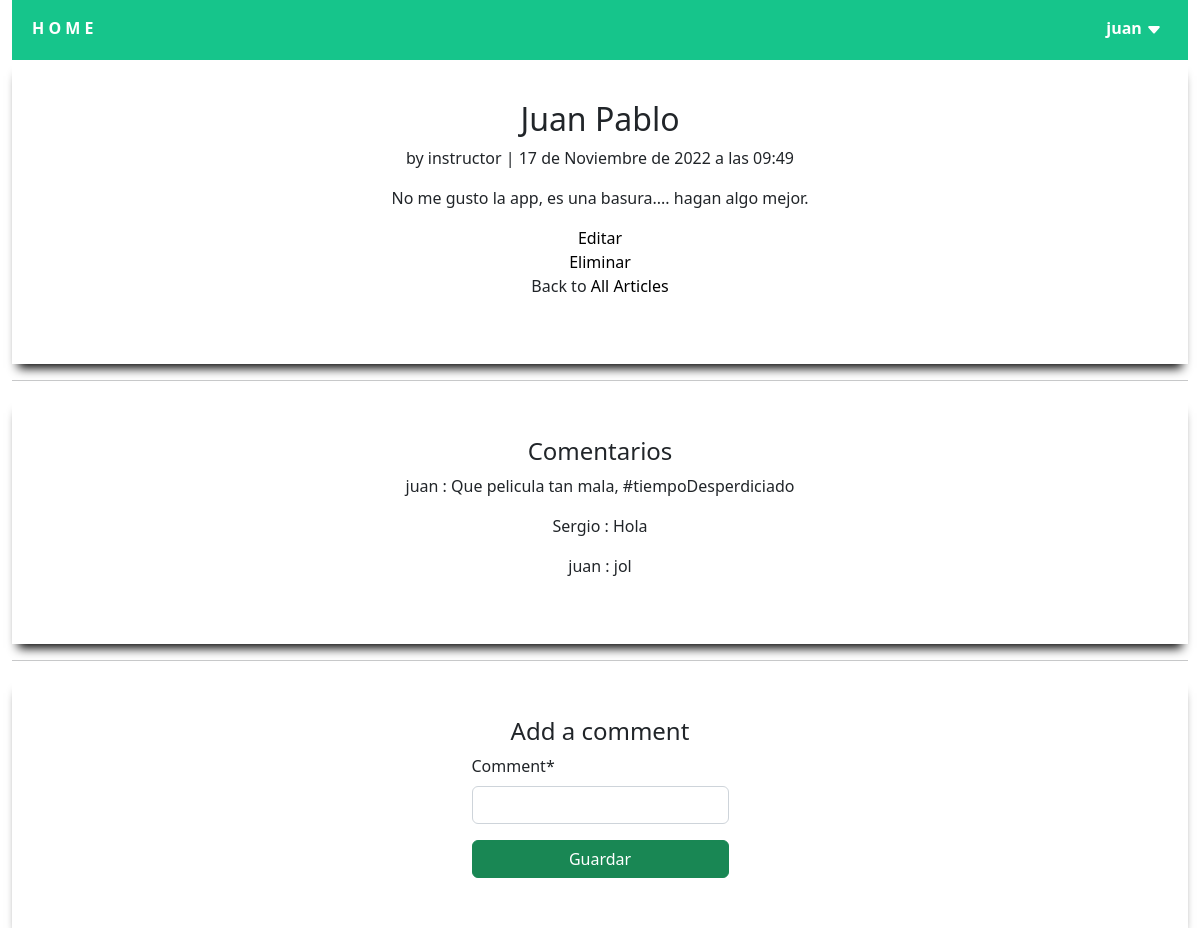
Screenshot of /articles/1/ (signed in) with the database file from the repository.
### accounts/models.py (models this page shows)
class CustomUser(AbstractUser):
    age = models.PositiveIntegerField(null=True, blank=True)

### articles/models.py (models this page shows, shortened)
class Article(models.Model):
    title = models.CharField(max_length=255)
    body = models.TextField()
    date = models.DateTimeField(auto_now_add=True)
    author = models.ForeignKey(
        settings.AUTH_USER_MODEL,
        on_delete=models.CASCADE,
    )

class Comment(models.Model):
    article = models.ForeignKey (Article,
    on_delete=models.CASCADE,)
    comment = models.CharField(
        max_length=140
    )
    author = models.ForeignKey (
        settings.AUTH_USER_MODEL,
        on_delete=models.CASCADE,
    )
    def __str__(self):
        return self.comment

### articles/views.py (the view, shortened to what this page needs)
# urls.py: path("<int:pk>/", ArticleDetailView.as_view(),
class ArticleDetailView(LoginRequiredMixin, DetailView):
    def get(self, request, *args, **kwargs):
        view = CommentGet.as_view()
        return view(request, *args, **kwargs)

### articles/forms.py
class CommentForm(forms.ModelForm):
    class Meta:
        model = Comment
        fields = ("comment",)

### articles/views.py (called while the page is built)
    def  get_context_data(self, **kwargs):
        context = super().get_context_data(**kwargs)
        context['form'] = CommentForm()
        return context

### templates/article_detail.html (shortened to what this page needs)
{% extends "base.html" %}
{% load crispy_forms_tags %}
{% block content %}
<div class="box-comment">
    <div class="content-comment">
        <h2>{{ object.title }}</h2>
        <p>by {{ object.author }} | {{ object.date }}</p>
        <p>{{ object.body }}</p>
        <a href="{% url 'article_edit' article.pk %}">Editar</a>
        <a href="{% url 'article_delete' article.pk %}">Eliminar</a>
        <p>Back to <a href="{% url 'article_list' %}">All Articles</a></p>
    </div>
</div>
<hr>
<div class="box-comment">
    <div class="content-comment">
        <h4>Comentarios</h4>
        {% for comment in article.comment_set.all %}
        <p>{{ comment.author }} : {{ comment }}</p>
        {% endfor %}
    </div>
</div>
<hr>
<div class="box-login">
    <div class="login-content">
        <h4>Add a comment</h4>
        <form action="" method="post">
            {{ form|crispy }}
            <button class="boton-login btn btn-success ml-2" type="submit">Guardar</button>
        </form>
    </div>
</div>
{% endblock content %}

### templates/base.html (shortened to what this page needs)
{% load static %}
<html>
<head>
    <link rel="stylesheet" href="{% static 'bootstrap-5.2.2-dist/css/bootstrap.min.css' %}">
    <link rel="stylesheet" href="{% static 'css/base.css' %}">
</head>
<body>
    <div class="container-fluid">
        <header class="header">
            <nav class="menu">
                <a class="logo-header" href="{% url 'home' %}">H O M E</a>
                <ul>
                    {% if user.is_authenticated %}
                    <div class="dropdown">
                        <button onclick="myFunction()" class="dropbtn">
                            {{ user.username }}
                            <svg xmlns="http://www.w3.org/2000/svg" width="16" height="16" fill="currentColor"
                                class="bi bi-caret-down-fill" viewBox="0 0 16 16">
                                <path
                                    d="M7.247 11.14 2.451 5.658C1.885 5.013 2.345 4 3.204 4h9.592a1 1 0 0 1 .753 1.659l-4.796 5.48a1 1 0 0 1-1.506 0z" />
                            </svg>
                        </button>
                    </div>
                    {% else %}
                    <li><a href="{% url 'login' %}" class="">Inciar Sesión</a></li>
                    <li><a href="{% url 'signup' %}" class="">Registrarse</a></li>
                    {% endif %}
                </ul>
            </nav>
        </header>
        {% block content %}
        {% endblock content %}
    </div>
</body>
</html>

### static/css/base.css (style rules this page uses)
* { margin: 0; padding: 0; box-sizing: border-box; }
a { text-decoration: none; color: rgb(0, 0, 0); font-weight: 15px; font-weight: 500; }
.logo-Header { text-decoration: none; color: rgb(255, 255, 255); font-weight: bold; }
.menu { padding-right: 10px; padding-left: 20px; display: flex; flex-direction: row; align-items: baseline; justify-content: space-between; height: 60px; background-color: rgb(22, 197, 139); }
.menu ul { list-style: none; display: flex; flex-direction: row; }
.dropbtn { background-color: #04aa6d00; color: white; font-weight: bold; padding: 16px; font-size: 16px; border: none; cursor: pointer; }
.dropdown { position: relative; display: inline-block; }
.box-login { width: 100%; box-shadow: 0px 10px 10px -6px black; display: flex; justify-content: center; align-items: center; }
.login-content { background-color: rgb(255, 255, 255); width: 100%; padding-top: 40px; padding-left: 40px; padding-right: 40px; display: flex; justify-content: center; align-items: center; flex-direction: column; padding-bottom: 50px; }
.boton-login { text-align: center; width: 100%; }
.box-comment { width: 100%; box-shadow: 0px 10px 10px -6px black; display: flex; justify-content: center; align-items: center; }
.content-comment { background-color: rgb(255, 255, 255); width: 100%; padding-top: 40px; padding-left: 40px; padding-right: 40px; display: flex; justify-content: center; align-items: center; flex-direction: column; padding-bottom: 50px; }
.boton-login { width: 100%; }

### rows the page displays
CustomUser: username "juan"
Article: title "Juan Pablo", author "instructor", date "17 de Noviembre de 2022 a las 09:49", body "No me gusto la app, es una basura.... hagan algo mejor."
Comment: author "juan", comment "Que pelicula tan mala, #tiempoDesperdiciado"
Comment: author "Sergio", comment "Hola"
Comment: author "juan", comment "jol"
